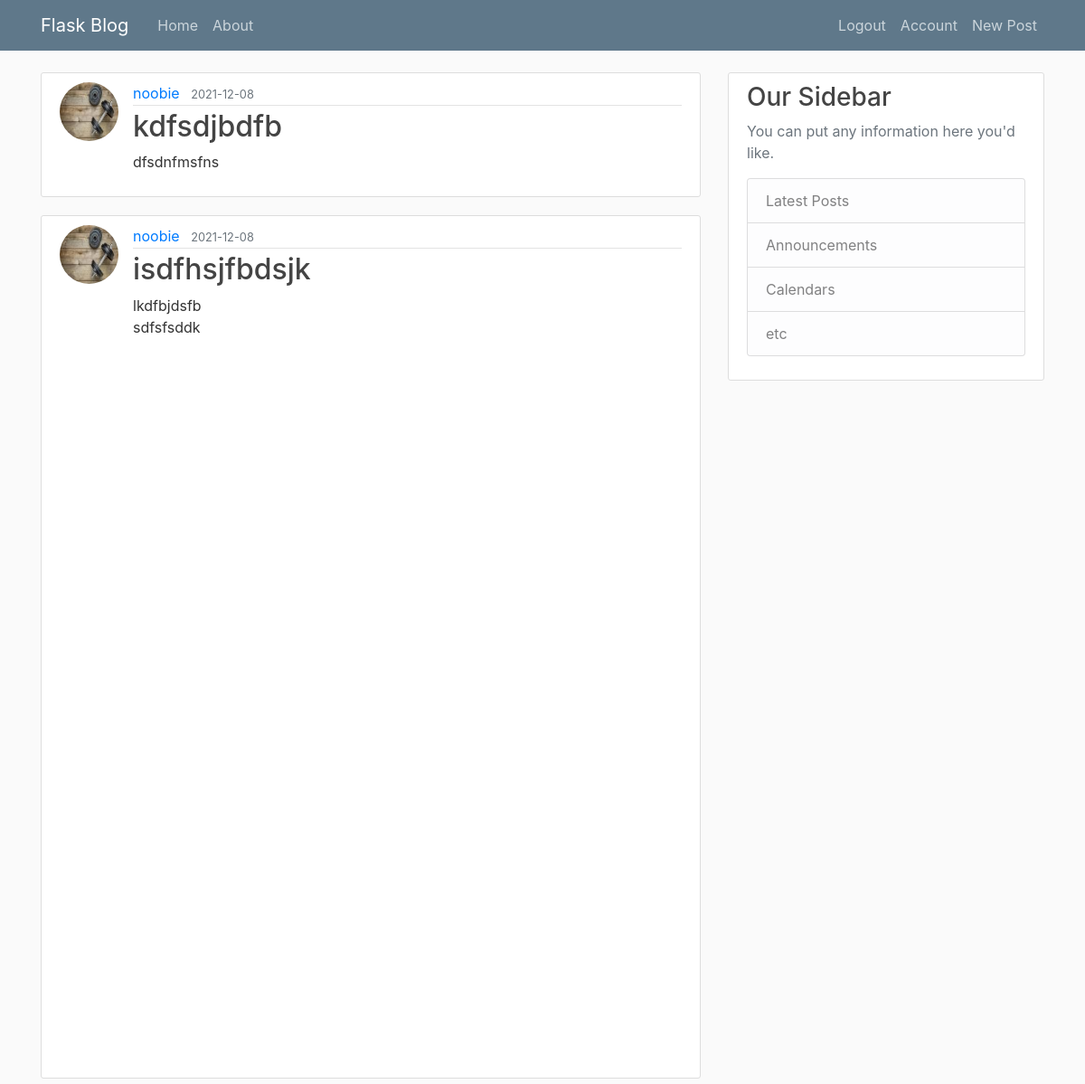
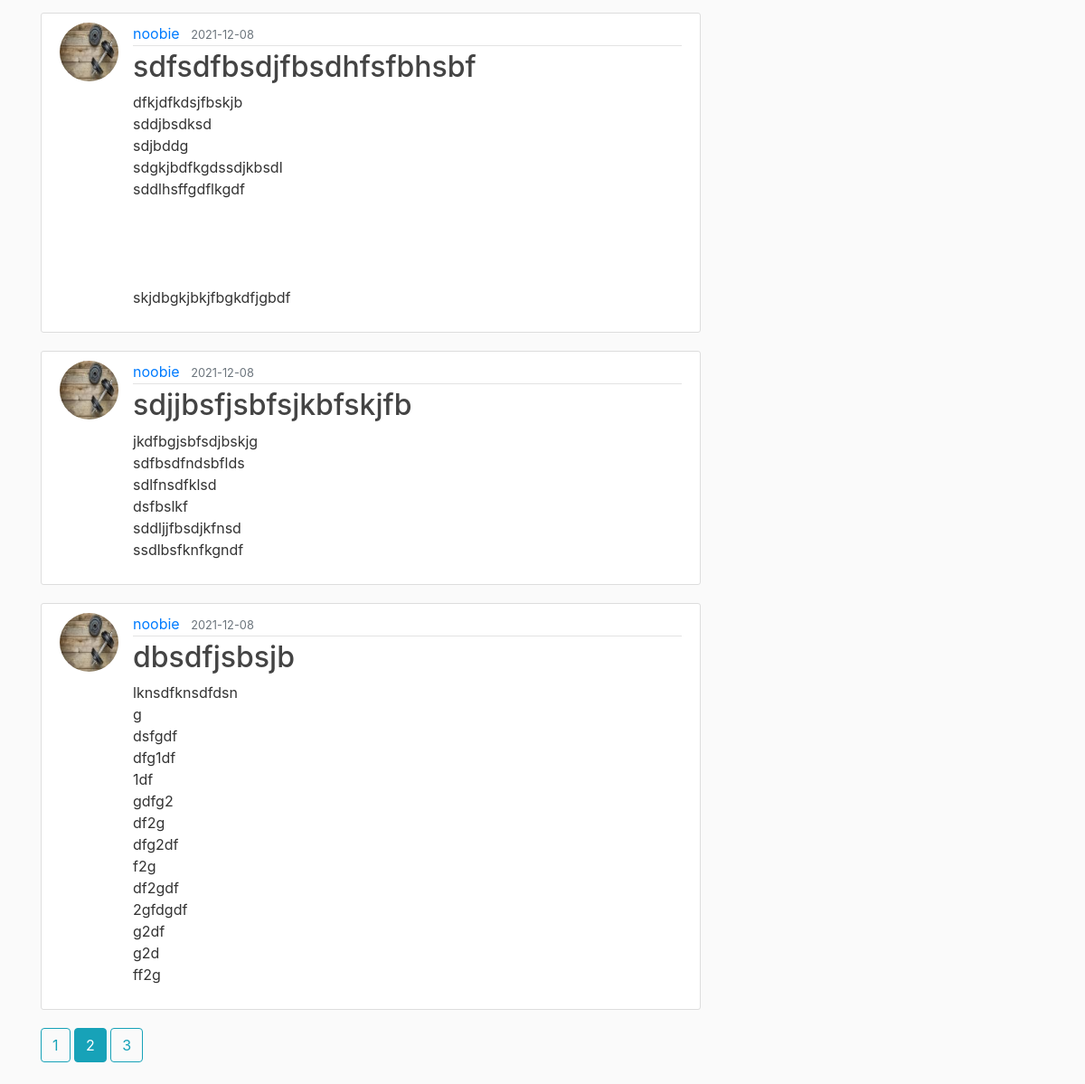
Page /?page=2 (signed in) on the committed database (2 pictures, top to bottom).
### flask_blog/models.py (models this page shows, shortened)
class Post(db.Model):
    id = db.Column(db.Integer,primary_key=True)
    title = db.Column(db.String(100),nullable=False)
    date_posted = db.Column(db.DateTime,nullable=False,default=datetime.utcnow)
    content = db.Column(db.Text, nullable=False)
    user_id =db.Column(db.Integer,db.ForeignKey('user.id'),nullable=False)

class User(db.Model, UserMixin):
    id = db.Column(db.Integer, primary_key=True)
    username = db.Column(db.String(20), unique=True, nullable=False)
    email = db.Column(db.String(120), unique=True, nullable=False)
    image_file = db.Column(db.String(20), nullable=False,default='default.jpg')
    password = db.Column(db.String(60), nullable=False)
    posts = db.relationship('Post', backref='author', lazy=True)

### flask_blog/main/routes.py (the view)
@main.route("/")
def home():
    page = request.args.get('page', 1, type=int)
    posts = Post.query.order_by(Post.date_posted.desc()).paginate(page=page,per_page=5)
    return render_template("home.html",posts=posts)

### flask_blog/models.py (called while the page is built)
@login_manager.user_loader
def load_user(user_id):
    return User.query.get(int(user_id))

### flask_blog/templates/home.html (shortened to what this page needs)
{% extends "base.html" %}
{% block content %}
    {% for post in posts.items %}
        <article class="media content-section">
          <img class="rounded-circle article-img" src="{{ url_for('static', filename='profile_pictures/' + post.author.image_file) }}">
          <div class="media-body">
            <div class="article-metadata">
              <a class="mr-2" href="{{url_for('users.user_post',username=post.author.username)}}">{{ post.author.username }}</a>
              <small class="text-muted">{{ post.date_posted.strftime('%Y-%m-%d') }}</small>
            </div>
            <h2><a class="article-title" href="{{ url_for('posts.post',post_id=post.id) }}">{{ post.title }}</a></h2>
            <p class="article-content">{{ post.content }}</p>
          </div>
        </article>
    {% endfor %}
    {% for page_num in posts.iter_pages(left_edge=1, right_edge=1,left_current=1, right_current=2) %}
      {% if page_num %}
        {% if posts.page == page_num %}
          <a class="btn btn-info mb-4" href="{{ url_for('main.home',page=page_num)}}">{{ page_num }}</a>
        {% else %}
           <a class="btn btn-outline-info mb-4" href="{{ url_for('main.home',page=page_num)}}">{{ page_num }}</a>
        {% endif %}
      {% endif %}
    {% endfor %}
{% endblock content %}

### flask_blog/static/main.css (style rules this page uses)
body { background: #fafafa; color: #333333; margin-top: 5rem; }
h1, h2, h3, h4, h5, h6 { color: #444444; }
.content-section { background: #ffffff; padding: 10px 20px; border: 1px solid #dddddd; border-radius: 3px; margin-bottom: 20px; }
.article-title { color: #444444; }
.article-content { white-space: pre-line; }
.article-img { height: 65px; width: 65px; margin-right: 16px; }
.article-metadata { padding-bottom: 1px; margin-bottom: 4px; border-bottom: 1px solid #e3e3e3 }

### rows in the picture
Post: image_file (picture), author.username "noobie", date_posted "2021-12-08", title "kdfsdjbdfb", content "dfsdnfmsfns"
Post: image_file (picture), author.username "noobie", date_posted "2021-12-08", title "isdfhsjfbdsjk", content "lkdfbjdsfb sdfsfsddk"
Post: image_file (picture), author.username "noobie", date_posted "2021-12-08", title "sdfsdfbsdjfbsdhfsfbhsbf", content "dfkjdfkdsjfbskjb sddjbsdksd sdjbddg sdgkjbdfkgdssdjkbsdl sddlhsffgdflkgdf skjdbgkjbkjfbgkdfjgbdf"
Post: image_file (picture), author.username "noobie", date_posted "2021-12-08", title "sdjjbsfjsbfsjkbfskjfb", content "jkdfbgjsbfsdjbskjg sdfbsdfndsbflds sdlfnsdfklsd dsfbslkf sddljjfbsdjkfnsd ssdlbsfknfkgndf"
Post: image_file (picture), author.username "noobie", date_posted "2021-12-08", title "dbsdfjsbsjb", content "lknsdfknsdfdsn g dsfgdf dfg1df 1df gdfg2 df2g dfg2df f2g df2gdf 2gfdgdf g2df g2d ff2g"

### other values in the picture
{{ page_num }} "1" "3"
{{ page_num }} "2"
